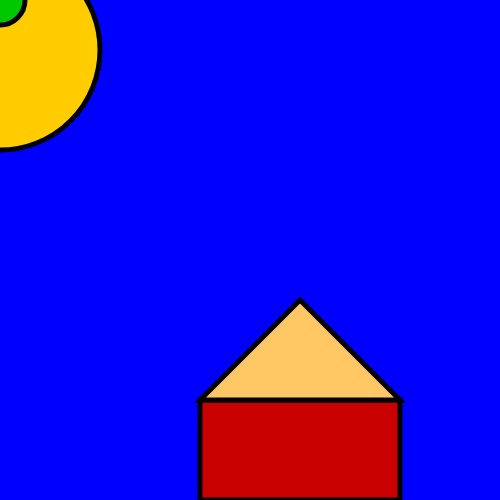
Frame 1 (no input)
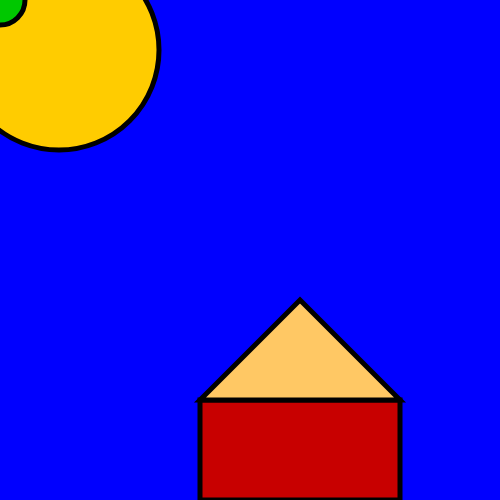
Frame 60 (no input)
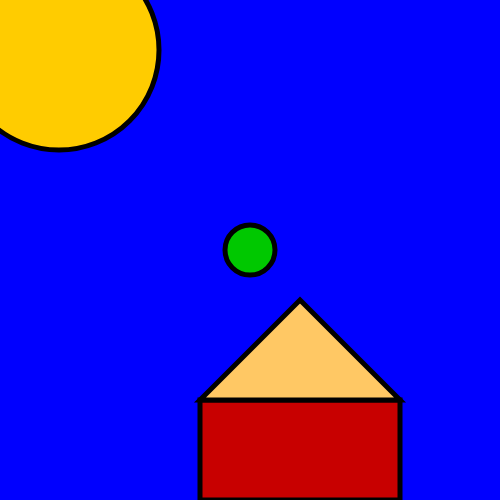
Frame 120 (the mouse pressed at the canvas centre since frame 60)

The p5.js sketch that drew these frames (run headless with seeded random() and noise() and a simulated clock; from frame 60 on, the mouse is pressed at the canvas centre):

// p5.js sketch
// ── sketch.js
let x = 0; // x-position of circle
let y = 50;
function setup() {
  createCanvas(500, 500);
}

function draw() {
  background(0, 0, 700);
  fill(255, 204, 0);
  strokeWeight(5);
  circle(x, y, 200);
  x = x + 1;
  fill(0, 200, 0);
  circle(mouseX, mouseY, 50);
  fill(200, 0, 0); 
  rect(200, 400, 200, 100);
  fill(300, 200, 100);
  triangle(200, 400, 300, 300, 400, 400);
}















function mousePressed() {
  x = 0;
  y = 50;
 // x = x +/- 25 moves the circle 25 pixels left/right when clicked while moving 
}

function keyPressed() {
  x = 0;
  y = 50; 
}
